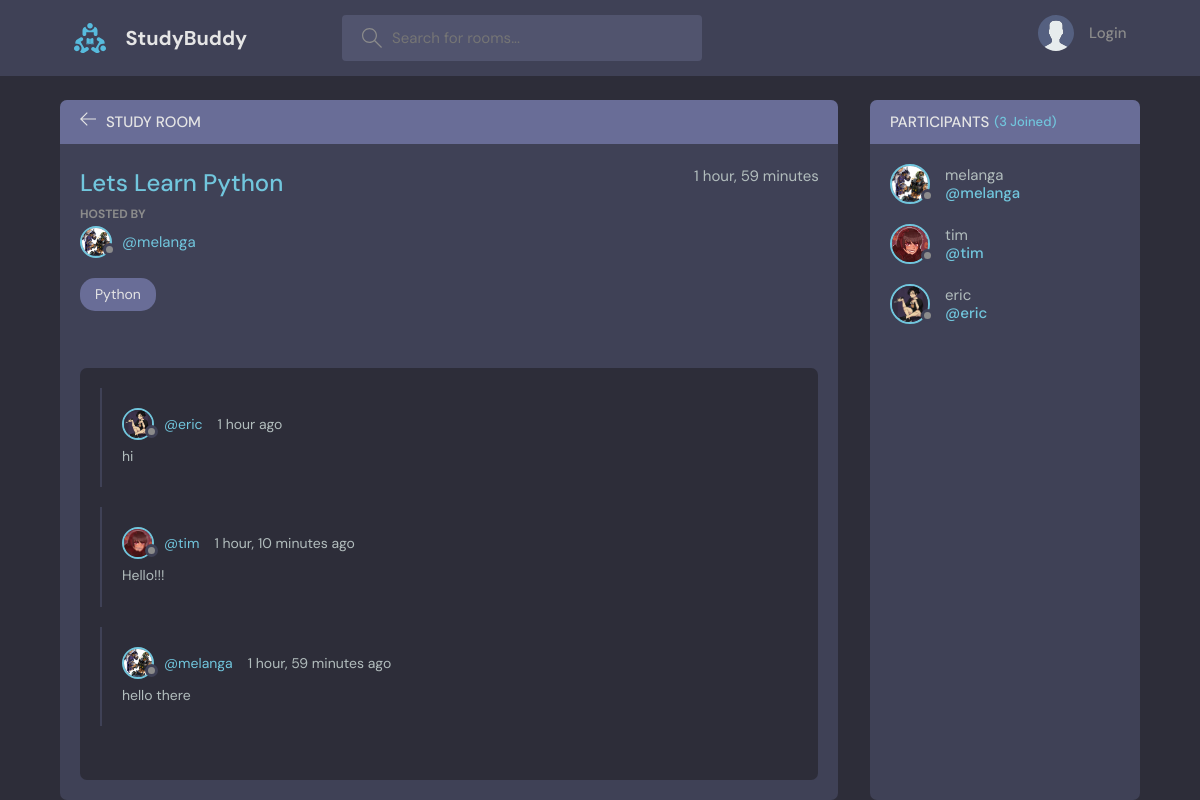
The page /room/1/ on the database its author committed.
### base/models.py (models this page shows, shortened)
class Room(models.Model):
    host = models.ForeignKey(User, on_delete=models.SET_NULL, null=True)
    topic = models.ForeignKey(Topic, on_delete=models.SET_NULL, null=True)
    name = models.CharField(max_length=200)
    description = models.TextField(null=True, blank=True)
    participants = models.ManyToManyField(User, related_name='participants', blank=True)
    updated = models.DateTimeField(auto_now=True)
    created = models.DateTimeField(auto_now_add=True)
    class Meta:
        ordering = ['-updated', '-created']

class User(AbstractUser):
    name = models.CharField(max_length=200, null=True)
    email = models.EmailField(null=True)
    bio = models.TextField(null=True)
    avatar = models.ImageField(null=True, default="avatar.svg")
    REQUIRED_FIELDS = []

class Topic(models.Model):
    name = models.CharField(max_length=200)

class Message(models.Model):
    user = models.ForeignKey(User, on_delete=models.CASCADE)
    room = models.ForeignKey(Room, on_delete=models.CASCADE)
    body = models.TextField()
    updated = models.DateTimeField(auto_now=True)
    created = models.DateTimeField(auto_now_add=True)
    class Meta:
        ordering = ['-updated', '-created']
    def __str__(self):
        return self.body[0:50]

### base/views.py (the view, shortened to what this page needs)
# urls.py: path('room/<str:pk>', views.get_room),
def room(request, pk):
    selected_room = Room.objects.get(id=pk)
    room_messages = selected_room.message_set.all().order_by('-created')
    participants = selected_room.participants.all()
    context = {'room': selected_room, 'messages': room_messages, 'participants': participants}
    return render(request, 'base/room.html', context)

### base/templates/base/room.html (shortened to what this page needs)
{% extends 'main.html' %}
{% block content %}
<main class="profile-page layout layout--2">
  <div class="container">
    <div class="room">
      <div class="room__top">
        <div class="room__topLeft">
          <a href="{% url 'home' %}">
            <svg version="1.1" xmlns="http://www.w3.org/2000/svg" width="32" height="32" viewBox="0 0 32 32">
              <title>arrow-left</title>
              <path
                d="M13.723 2.286l-13.723 13.714 13.719 13.714 1.616-1.611-10.96-10.96h27.625v-2.286h-27.625l10.965-10.965-1.616-1.607z"
              ></path>
            </svg>
          </a>
          <h3>Study Room</h3>
        </div>
      </div>
      <div class="room__box scroll">
        <div class="room__header scroll">
          <div class="room__info">
            <h3>{{ room.name }}</h3>
            <span>{{ room.created|timesince }}</span>
          </div>
          <div class="room__hosted">
            <p>Hosted By</p>
            <a href="{% url 'user-profile' room.host.id %}" class="room__author">
              <div class="avatar avatar--small">
                <img src="{{ room.host.avatar.url }}" />
              </div>
              <span>@{{ room.host.username }}</span>
            </a>
          </div>
          <span class="room__topics">{{ room.topic.name }}</span>
        </div>
        <div class="room__conversation">
          <div class="threads scroll">
            {% for message in messages %}
              <div class="thread">
                <div class="thread__top">
                  <div class="thread__author">
                    <a href="{% url 'user-profile' message.user.id %}" class="thread__authorInfo">
                      <div class="avatar avatar--small">
                        <img src="{{ message.user.avatar.url }}" />
                      </div>
                      <span>@{{ message.user }}</span>
                    </a>
                    <span class="thread__date">{{ message.created|timesince }} ago</span>
                  </div>
                </div>
                <div class="thread__details">
                  {{ message }}
                </div>
              </div>
            {% endfor %}
          </div>
        </div>
      </div>
    </div>
    <div class="participants">
      <h3 class="participants__top">Participants <span>({{ participants.count }} Joined)</span></h3>
      <div class="participants__list scroll">
        {% for user in participants %}
        <a href={% url 'user-profile' user.id %} class="participant">
          <div class="avatar avatar--medium">
            <img src="{{ user.avatar.url }}" />
          </div>
          <p>
            {{ user.username }}
            <span>@{{ user.username }}</span>
          </p>
        </a>
        {% endfor %}
      </div>
    </div>
  </div>
</main>
{% endblock %}

### rows shown on the page
Room: name "Lets Learn Python", created "1 hour, 59 minutes", host.avatar (picture), host.username "melanga", topic.name "Python"
Message: user.avatar (picture), user "eric", created "1 hour", body "hi"
Message: user.avatar (picture), user "tim", created "1 hour, 10 minutes", body "Hello!!!"
Message: user.avatar (picture), user "melanga", created "1 hour, 59 minutes", body "hello there"
User: avatar (picture), username "melanga"
User: avatar (picture), username "tim"
User: avatar (picture), username "eric"

### other values the page prints
{{ participants.count }} "3"
